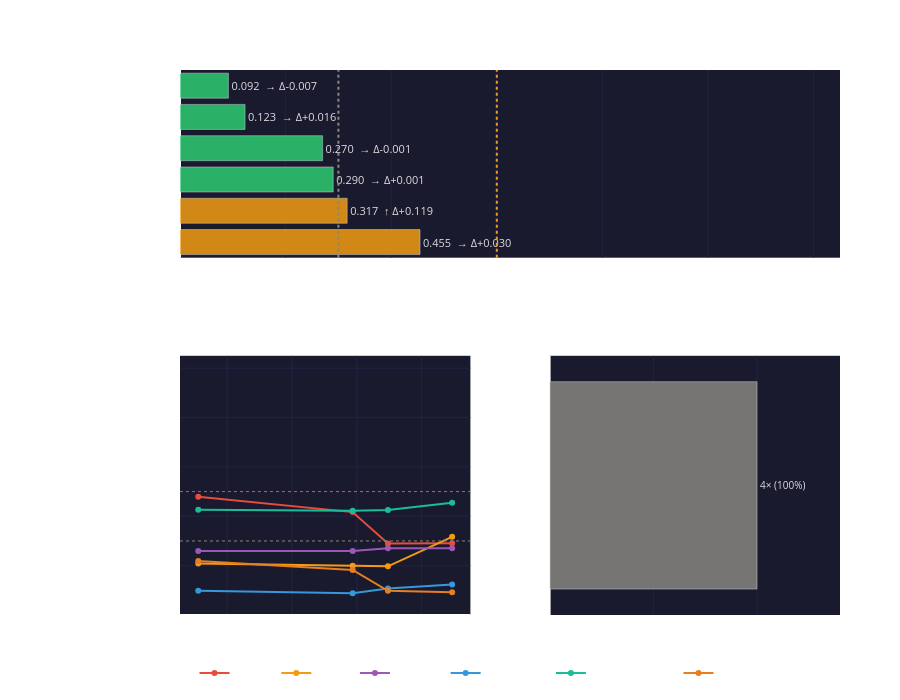

Write notebook code for a chart like this one.
### Code cell
# ============================================================
# Plot 2: Field Operators — Multi-Panel
# Panel A: Current values + trend indicator
# Panel B: Operator time series
# Panel C: Operator regime frequency
# ============================================================

if operator_analysis.get('status') == 'active' and operator_analysis.get('latest_ranking'):
    ranking     = operator_analysis['latest_ranking']
    trends_data = operator_analysis.get('operator_trends', {})

    fig2 = make_subplots(
        rows=2, cols=2,
        specs=[[{'colspan': 2}, None],
               [{}, {}]],
        subplot_titles=(
            'Current Operators with Trend',
            'Operator Time Series',
            'Operator Regime Frequency',
        ),
        row_heights=[0.42, 0.58],
        vertical_spacing=0.18,
        horizontal_spacing=0.12,
    )

    # ── Panel A: Current values with trend arrows ─────────────
    names_short = [r['operator'].replace('_operator', '').replace('_', ' ') for r in ranking]
    scores      = [r['score'] for r in ranking]
    colors      = ['#2ecc71' if s < 0.3 else '#f39c12' if s < 0.6 else '#e74c3c' for s in scores]

    # Trend arrows + delta text from operator_trends
    arrow_map   = {'rising': '↑', 'falling': '↓', 'stable': '→', 'unknown': '?'}
    text_labels = []
    for r in ranking:
        t = trends_data.get(r['operator'])
        if t and t.get('delta') is not None:
            arrow = arrow_map.get(t.get('direction', 'unknown'), '?')
            text_labels.append(f'{r["score"]:.3f}  {arrow} Δ{t["delta"]:+.3f}')
        else:
            text_labels.append(f'{r["score"]:.3f}')

    fig2.add_trace(go.Bar(
        x=scores, y=names_short, orientation='h',
        marker_color=colors, opacity=0.85,
        text=text_labels, textposition='outside',
        textfont=dict(color='white', size=11),
        showlegend=False,
    ), row=1, col=1)
    fig2.add_vline(x=0.3, line_dash='dot', line_color='#888780', row=1, col=1)
    fig2.add_vline(x=0.6, line_dash='dot', line_color='#f39c12', row=1, col=1)
    fig2.update_xaxes(range=[0, 1.25], gridcolor='#222244', row=1, col=1)

    # ── Panel B: Operator time series ────────────────────────
    op_palette = {
        'thermal_operator':                '#e74c3c',
        'electric_operator':               '#f39c12',
        'ionization_operator':             '#9b59b6',
        'geomagnetic_operator':            '#3498db',
        'resonance_model_operator':        '#1abc9c',
        'tidal_gravity_operator':          '#95a5a6',
        'cross_layer_activation_operator': '#e67e22',
    }

    ops_timestamps = [s['_cest'] for s in ops_snaps]

    for op in OP_NAMES:
        vals = [_get_op(s, op) for s in ops_snaps]
        if all(v is None for v in vals):
            continue
        y_plot = [v if v is not None else None for v in vals]
        fig2.add_trace(go.Scatter(
            x=ops_timestamps, y=y_plot,
            name=op.replace('_operator', ''),
            mode='lines+markers',
            line=dict(color=op_palette.get(op, '#ffffff'), width=2),
            marker=dict(size=6),
            connectgaps=False,
        ), row=2, col=1)
    fig2.add_hline(y=HIGH, line_dash='dot', line_color='#e74c3c',
                   line_width=1, row=2, col=1)
    fig2.add_hline(y=LOW,  line_dash='dot', line_color='#888780',
                   line_width=1, row=2, col=1)
    fig2.update_xaxes(gridcolor='#222244', row=2, col=1)
    fig2.update_yaxes(title_text='Score', range=[0, 1.05],
                      gridcolor='#222244', row=2, col=1)

    # ── Panel C: Operator regime frequency ───────────────────
    regime_counts = operator_analysis.get('operator_regimes', {}).get('counts', {})
    if regime_counts:
        regime_palette = {
            'surface_prepared_delayed': '#e67e22',
            'electric_coupling_mode':   '#f39c12',
            'space_weather_mode':       '#9b59b6',
            'quiet_background':         '#2ecc71',
            'mixed':                    '#888780',
        }
        sorted_regimes = sorted(regime_counts.items(), key=lambda x: -x[1])
        reg_names  = [r[0] for r in sorted_regimes]
        reg_counts = [r[1] for r in sorted_regimes]
        reg_colors = [regime_palette.get(r, '#666666') for r in reg_names]

        fig2.add_trace(go.Bar(
            x=reg_counts, y=reg_names, orientation='h',
            marker_color=reg_colors, opacity=0.85,
            text=[f'{c}× ({round(c/ops_count*100)}%)' for c in reg_counts],
            textposition='outside', textfont=dict(color='white', size=10),
            showlegend=False,
        ), row=2, col=2)
        fig2.update_xaxes(gridcolor='#222244', row=2, col=2,
                          range=[0, max(reg_counts) * 1.4])
    else:
        fig2.add_annotation(
            text='no regime data', x=0.5, y=0.5,
            xref='x4', yref='y4', showarrow=False,
            font=dict(color='#888', size=11),
            row=2, col=2,
        )

    # ── Layout ───────────────────────────────────────────────
    fig2.update_layout(
        height=700,
        plot_bgcolor='#1a1a2e', paper_bgcolor='rgba(0,0,0,0)',
        font=dict(color='white'),
        margin=dict(l=180, r=60, t=70, b=40),
        legend=dict(
            orientation='h', y=-0.08, x=0.5, xanchor='center',
            bgcolor='rgba(0,0,0,0)', font=dict(color='white', size=10),
        ),
        title=dict(
            text=f'Field Operators — Coverage {coverage_pct}% ({coverage_regime})',
            font=dict(size=14, color='white'),
            x=0.5, xanchor='center',
        ),
    )
    for r, c in [(1,1),(2,1),(2,2)]:
        fig2.update_yaxes(color='white', tickfont=dict(size=10), row=r, col=c)
        fig2.update_xaxes(color='white', tickfont=dict(size=10), row=r, col=c)

    fig2.show()

### Figure 1 — Plotly figure (JSON) as saved in the notebook; plotly's stock layout.template omitted (floating-point values rounded to 4 significant figures)
{"data": [{"marker": {"color": ["#f39c12", "#f39c12", "#2ecc71", "#2ecc71", "#2ecc71", "#2ecc71"]}, "opacity": 0.85, "orientation": "h", "showlegend": false, "text": ["0.455  → Δ+0.030", "0.317  ↑ Δ+0.119", "0.290  → Δ+0.001", "0.270  → Δ-0.001", "0.123  → Δ+0.016", "0.092  → Δ-0.007"], "textfont": {"color": "white", "size": 11}, "textposition": "outside", "type": "bar", "x": [0.4546, 0.3166, 0.2902, 0.2701, 0.1232, 0.0917], "xaxis": "x", "y": ["resonance model", "electric", "thermal", "ionization", "geomagnetic", "cross layer activation"], "yaxis": "y"}, {"connectgaps": false, "line": {"color": "#e74c3c", "width": 2}, "marker": {"size": 6}, "mode": "lines+markers", "name": "thermal", "type": "scatter", "x": ["2026-05-14T12:16:35.027503", "2026-05-14T13:28:05.404955", "2026-05-14T13:44:25.522284", "2026-05-14T14:14:09.574382"], "xaxis": "x2", "y": [0.4794, 0.4169, 0.2896, 0.2902], "yaxis": "y2"}, {"connectgaps": false, "line": {"color": "#f39c12", "width": 2}, "marker": {"size": 6}, "mode": "lines+markers", "name": "electric", "type": "scatter", "x": ["2026-05-14T12:16:35.027503", "2026-05-14T13:28:05.404955", "2026-05-14T13:44:25.522284", "2026-05-14T14:14:09.574382"], "xaxis": "x2", "y": [0.2091, 0.1992, 0.1971, 0.3166], "yaxis": "y2"}, {"connectgaps": false, "line": {"color": "#9b59b6", "width": 2}, "marker": {"size": 6}, "mode": "lines+markers", "name": "ionization", "type": "scatter", "x": ["2026-05-14T12:16:35.027503", "2026-05-14T13:28:05.404955", "2026-05-14T13:44:25.522284", "2026-05-14T14:14:09.574382"], "xaxis": "x2", "y": [0.2589, 0.2591, 0.2706, 0.2701], "yaxis": "y2"}, {"connectgaps": false, "line": {"color": "#3498db", "width": 2}, "marker": {"size": 6}, "mode": "lines+markers", "name": "geomagnetic", "type": "scatter", "x": ["2026-05-14T12:16:35.027503", "2026-05-14T13:28:05.404955", "2026-05-14T13:44:25.522284", "2026-05-14T14:14:09.574382"], "xaxis": "x2", "y": [0.0982, 0.088, 0.1074, 0.1232], "yaxis": "y2"}, {"connectgaps": false, "line": {"color": "#1abc9c", "width": 2}, "marker": {"size": 6}, "mode": "lines+markers", "name": "resonance_model", "type": "scatter", "x": ["2026-05-14T12:16:35.027503", "2026-05-14T13:28:05.404955", "2026-05-14T13:44:25.522284", "2026-05-14T14:14:09.574382"], "xaxis": "x2", "y": [0.4266, 0.4219, 0.425, 0.4546], "yaxis": "y2"}, {"connectgaps": false, "line": {"color": "#e67e22", "width": 2}, "marker": {"size": 6}, "mode": "lines+markers", "name": "cross_layer_activation", "type": "scatter", "x": ["2026-05-14T12:16:35.027503", "2026-05-14T13:28:05.404955", "2026-05-14T13:44:25.522284", "2026-05-14T14:14:09.574382"], "xaxis": "x2", "y": [0.2187, 0.1827, 0.0983, 0.0917], "yaxis": "y2"}, {"marker": {"color": ["#888780"]}, "opacity": 0.85, "orientation": "h", "showlegend": false, "text": ["4× (100%)"], "textfont": {"color": "white", "size": 10}, "textposition": "outside", "type": "bar", "x": [4], "xaxis": "x3", "y": ["mixed"], "yaxis": "y3"}], "layout": {"annotations": [{"font": {"size": 16}, "showarrow": false, "text": "Current Operators with Trend", "x": 0.5, "xanchor": "center", "xref": "paper", "y": 1.0, "yanchor": "bottom", "yref": "paper"}, {"font": {"size": 16}, "showarrow": false, "text": "Operator Time Series", "x": 0.22, "xanchor": "center", "xref": "paper", "y": 0.4756, "yanchor": "bottom", "yref": "paper"}, {"font": {"size": 16}, "showarrow": false, "text": "Operator Regime Frequency", "x": 0.78, "xanchor": "center", "xref": "paper", "y": 0.4756, "yanchor": "bottom", "yref": "paper"}], "font": {"color": "white"}, "height": 700, "legend": {"bgcolor": "rgba(0,0,0,0)", "font": {"color": "white", "size": 10}, "orientation": "h", "x": 0.5, "xanchor": "center", "y": -0.08}, "margin": {"b": 40, "l": 180, "r": 60, "t": 70}, "paper_bgcolor": "rgba(0,0,0,0)", "plot_bgcolor": "#1a1a2e", "shapes": [{"line": {"color": "#888780", "dash": "dot"}, "type": "line", "x0": 0.3, "x1": 0.3, "xref": "x", "y0": 0, "y1": 1, "yref": "y domain"}, {"line": {"color": "#f39c12", "dash": "dot"}, "type": "line", "x0": 0.6, "x1": 0.6, "xref": "x", "y0": 0, "y1": 1, "yref": "y domain"}, {"line": {"color": "#e74c3c", "dash": "dot", "width": 1}, "type": "line", "x0": 0, "x1": 1, "xref": "x2 domain", "y0": 0.5, "y1": 0.5, "yref": "y2"}, {"line": {"color": "#888780", "dash": "dot", "width": 1}, "type": "line", "x0": 0, "x1": 1, "xref": "x2 domain", "y0": 0.3, "y1": 0.3, "yref": "y2"}], "title": {"font": {"color": "white", "size": 14}, "text": "Field Operators — Coverage 19.0% (exploratory)", "x": 0.5, "xanchor": "center"}, "xaxis": {"anchor": "y", "color": "white", "domain": [0.0, 1.0], "gridcolor": "#222244", "range": [0, 1.25], "tickfont": {"size": 10}}, "xaxis2": {"anchor": "y2", "color": "white", "domain": [0.0, 0.44], "gridcolor": "#222244", "tickfont": {"size": 10}}, "xaxis3": {"anchor": "y3", "color": "white", "domain": [0.56, 1.0], "gridcolor": "#222244", "range": [0, 5.6], "tickfont": {"size": 10}}, "yaxis": {"anchor": "x", "color": "white", "domain": [0.6556, 1.0], "tickfont": {"size": 10}}, "yaxis2": {"anchor": "x2", "color": "white", "domain": [0.0, 0.4756], "gridcolor": "#222244", "range": [0, 1.05], "tickfont": {"size": 10}, "title": {"text": "Score"}}, "yaxis3": {"anchor": "x3", "color": "white", "domain": [0.0, 0.4756], "tickfont": {"size": 10}}}}
